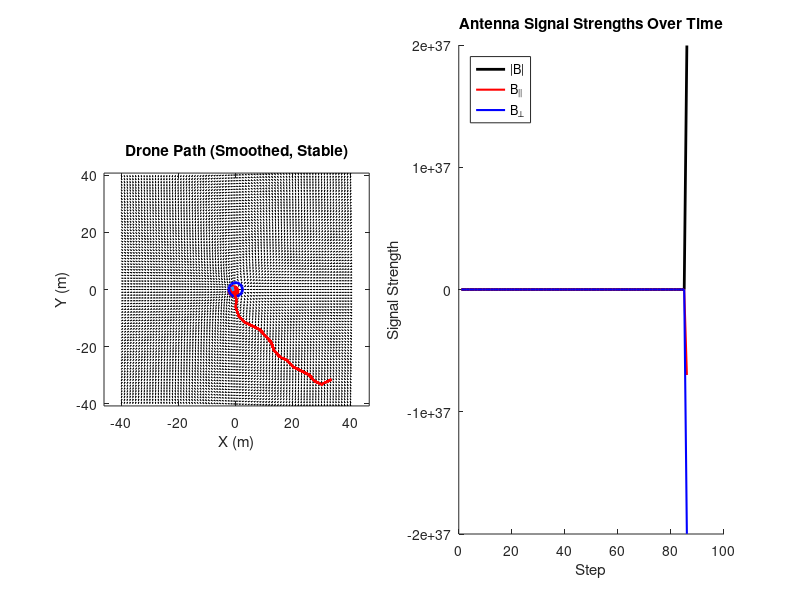

Recreate this plot in MATLAB.
% === Constants ===
mu0 = 4 * pi * 1e-7;
m = 1e-2;
range = 40;
res = 1;

[x, y] = meshgrid(-range:res:range, -range:res:range);
r = sqrt(x.^2 + y.^2); r(r == 0) = eps;
theta = atan2(y, x);

Br = mu0 * m ./ (4 * pi * r.^3) .* (2 * cos(theta));
Bt = mu0 * m ./ (4 * pi * r.^3) .* (sin(theta));

Bx_field = Br .* cos(theta) - Bt .* sin(theta);
By_field = Br .* sin(theta) + Bt .* cos(theta);

% === Random Drone Start ===
while true
    drone_pos = (rand(1,2) * 2 - 1) * (range - 5);
    if norm(drone_pos) > 10
        break;
    end
end

% === Initial Setup ===
heading = rand(1,2); heading = heading / norm(heading);
path = drone_pos;
last_B_mag = 0;
sniff_interval = 4;
steps_since_sniff = 0;
last_full_sniff_step = -Inf;

% === Logs ===
B_mag_log = [];
B_parallel_log = [];
B_perp_log = [];
step_log = [];
pos_log = drone_pos;

% === Plot Setup ===
figure('Position',[50 50 1400 500]);

subplot(1,2,1);
quiver(x, y, Bx_field ./ sqrt(Bx_field.^2 + By_field.^2), ...
    By_field ./ sqrt(Bx_field.^2 + By_field.^2), 0.5, 'k'); hold on;
drone_plot = plot(drone_pos(1), drone_pos(2), 'ro', 'MarkerSize', 8, 'MarkerFaceColor', 'r');
plot(0, 0, 'bo', 'MarkerSize', 10, 'LineWidth', 2);
axis equal;
title('Drone Path (Smoothed, Stable)');
xlabel('X (m)'); ylabel('Y (m)');

heading_plot = quiver(drone_pos(1), drone_pos(2), heading(1), heading(2), ...
    1.5, 'Color', [0.2 0.6 1], 'LineWidth', 2);

subplot(1,2,2); hold on;
h_mag = plot(NaN, NaN, '-k', 'LineWidth', 2);
h_par = plot(NaN, NaN, '-r', 'LineWidth', 1.5);
h_perp = plot(NaN, NaN, '-b', 'LineWidth', 1.5);
legend('|B|', 'B_{||}', 'B_{\perp}', 'Location', 'northwest');
title('Antenna Signal Strengths Over Time');
xlabel('Step'); ylabel('Signal Strength');

% === Motion Parameters ===
step_size = 0.6;
fov_half_angle = pi/8;
stop_threshold_B_mag = 0.3;
drop_threshold = 0.05;
signal_window = 3;
min_full_sniff_gap = 3;

% === Main Loop ===
for step = 1:1000
    % === Noisy field reading ===
    Bx = interp2(x, y, Bx_field, drone_pos(1), drone_pos(2), 'linear', 0);
    By = interp2(x, y, By_field, drone_pos(1), drone_pos(2), 'linear', 0);
    B_vec = [Bx, By];
    B_mag_noisy = norm(B_vec) * (1 + 0.05 * randn());

    % === Smooth comparison ===
    if isempty(B_mag_log)
        smoothed_B = B_mag_noisy;
    else
        recent_B = [B_mag_log(end-min(signal_window-1,length(B_mag_log))+1:end), B_mag_noisy];
        smoothed_B = mean(recent_B);
    end

    % === Sniffing logic ===
    drop_detected = (smoothed_B < last_B_mag * (1 - drop_threshold));
    do_full_sniff = (step == 1 || (drop_detected && (step - last_full_sniff_step >= min_full_sniff_gap)));
    do_sniff = do_full_sniff || (steps_since_sniff >= sniff_interval);

    if do_sniff
        candidate_positions = [];
        candidate_headings = [];
        candidate_scores = [];

        if do_full_sniff
            scan_angles = linspace(0, 2*pi, 8);
            last_full_sniff_step = step;
        else
            scan_angles = linspace(-fov_half_angle, fov_half_angle, 3);
            current_angle = atan2(heading(2), heading(1));
            scan_angles = mod(current_angle + scan_angles, 2*pi);
        end

        current_pos = drone_pos;

        for angle = scan_angles
            test_heading = [cos(angle), sin(angle)];
            test_pos = current_pos + step_size * test_heading;

            drone_pos = test_pos;
            heading = test_heading;

            Bx = interp2(x, y, Bx_field, drone_pos(1), drone_pos(2), 'linear', 0);
            By = interp2(x, y, By_field, drone_pos(1), drone_pos(2), 'linear', 0);
            B_vec_test = [Bx, By];
            B_mag_test = norm(B_vec_test) * (1 + 0.05 * randn());

            forward_bias = 0.02 * dot(test_heading, heading);
            score = B_mag_test + forward_bias;

            candidate_positions(end+1, :) = test_pos;
            candidate_headings(end+1, :) = test_heading;
            candidate_scores(end+1) = score;

            subplot(1,2,1);
            set(drone_plot, 'XData', drone_pos(1), 'YData', drone_pos(2));
            set(heading_plot, 'XData', drone_pos(1), 'YData', drone_pos(2), ...
                'UData', heading(1), 'VData', heading(2));
            plot([current_pos(1), drone_pos(1)], [current_pos(2), drone_pos(2)], 'Color', [0.6 0.6 0.6]);

            drawnow;
            pause(0.05);
            drone_pos = current_pos;
        end

        [~, best_idx] = max(candidate_scores);
        drone_pos = candidate_positions(best_idx, :);
        heading = candidate_headings(best_idx, :) / norm(candidate_headings(best_idx, :));
        steps_since_sniff = 0;
    else
        drone_pos = drone_pos + step_size * heading;
        steps_since_sniff = steps_since_sniff + 1;
    end

    % === Final field reading & logs ===
    Bx = interp2(x, y, Bx_field, drone_pos(1), drone_pos(2), 'linear', 0);
    By = interp2(x, y, By_field, drone_pos(1), drone_pos(2), 'linear', 0);
    B_vec = [Bx, By];
    B_mag_noisy = norm(B_vec) * (1 + 0.05 * randn());

    heading_perp = [-heading(2), heading(1)];
    B_parallel = dot(B_vec, heading);
    B_perp = dot(B_vec, heading_perp);

    B_mag_log(end+1) = B_mag_noisy;
    B_parallel_log(end+1) = B_parallel;
    B_perp_log(end+1) = B_perp;
    step_log(end+1) = step;
    pos_log(end+1, :) = drone_pos;
    path = [path; drone_pos];

    % === Update Plots ===
    set(drone_plot, 'XData', drone_pos(1), 'YData', drone_pos(2));
    set(heading_plot, 'XData', drone_pos(1), 'YData', drone_pos(2), ...
        'UData', heading(1), 'VData', heading(2));

    subplot(1,2,1);
    plot(path(:,1), path(:,2), 'r-', 'LineWidth', 1.5);

    subplot(1,2,2);
    set(h_mag, 'XData', step_log, 'YData', B_mag_log);
    set(h_par, 'XData', step_log, 'YData', B_parallel_log);
    set(h_perp, 'XData', step_log, 'YData', B_perp_log);

    drawnow;
    pause(0.05);

    if B_mag_noisy > stop_threshold_B_mag
        disp("Beacon located!");
        break;
    end

    last_B_mag = smoothed_B;
end
